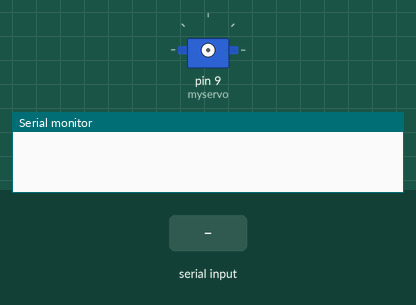
Simulated run of this sketch. Board: Arduino Uno, built with avr-gcc and run on an emulated ATmega328P. Shown: servo, the last lines printed to the serial monitor. The inputs (shaded band) are chosen by the test bench.

Above: at 1.2 s.
1.3 s: "open" received over Serial
3.8 s: "1" received over Serial
At 6.2 s:
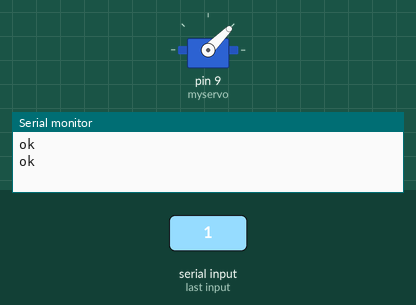
Timing chart, 0 to 7.7 s (numbered marks = the images above; inputs shaded):
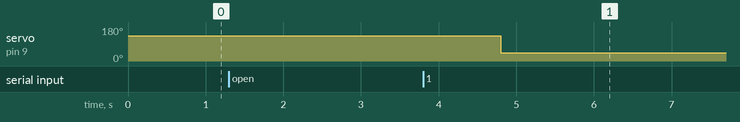

Measured:
- after the input at 3.8 s, servo on pin 9 (myservo): 135° → 45° after 1.0 s

The sketch:

DoorLock.ino
```cpp
#include <Servo.h>

Servo myservo;

void setup()
{
  Serial.begin(9600);
}

void loop() {
    if (Serial.available() > 0) {
      String input = Serial.readString();
        toggleDoor(input);
    }
}

void toggleDoor(String input){
  myservo.attach(9);

  if(input.equals("open")){
    myservo.write(135); // Unlock door
  }
  else {
    myservo.write(45);  // Lock door
  }
    delay(1000);
    myservo.detach();
    Serial.println("ok");
}
```
